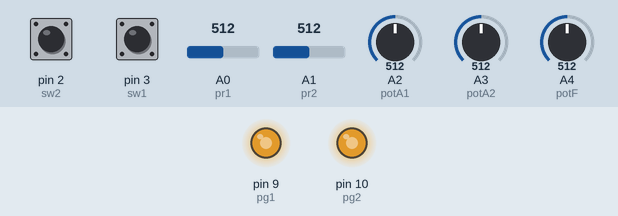
The sketch below on a simulated Arduino Uno, built with avr-gcc and run on an emulated ATmega328P. Shown: output pins drawn as LEDs (lit = HIGH). Inputs (shaded band) come from the test bench; at power-on: A1 (pr2) = 512, pin 2 (sw2) HIGH, A3 (potA2) = 512, A2 (potA1) = 512, pin 3 (sw1) HIGH, A0 (pr1) = 512, A4 (potF) = 512. What the sketch prints to the serial monitor is not drawn.

Above: at 1.28 s.
1.3 s: A1 (pr2) set to 716
4.3 s: pin 2 (sw2) pulled LOW for 0.15 s
At 5.8 s:
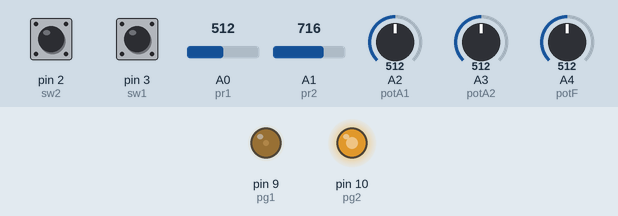
7.4 s: A3 (potA2) set to 716
At 8.09 s:
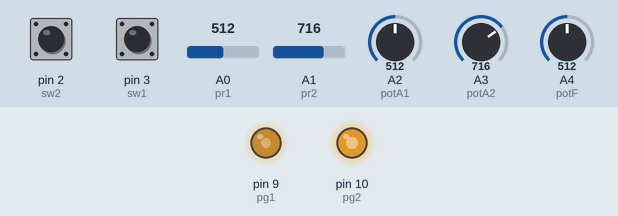
10.4 s: A2 (potA1) set to 716
At 10.95 s:
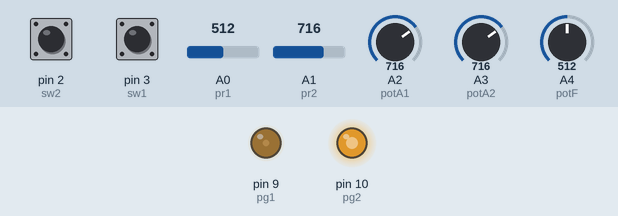
13.4 s: A1 (pr2) set to 30
At 14.42 s:
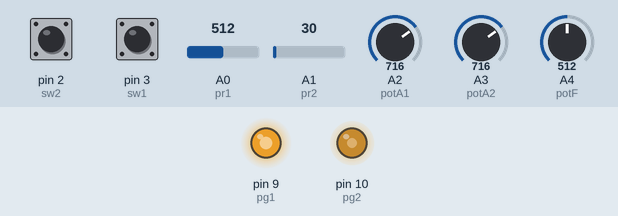
16.4 s: pin 3 (sw1) pulled LOW for 1 s
At 17.57 s:
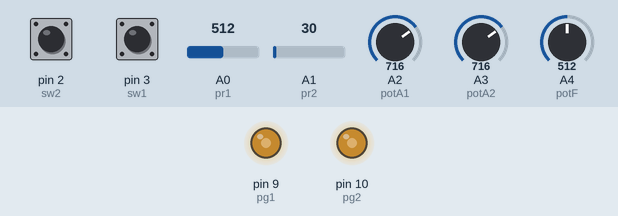
Timing chart, 0 to 20.4 s (numbered marks = the images above; inputs shaded):
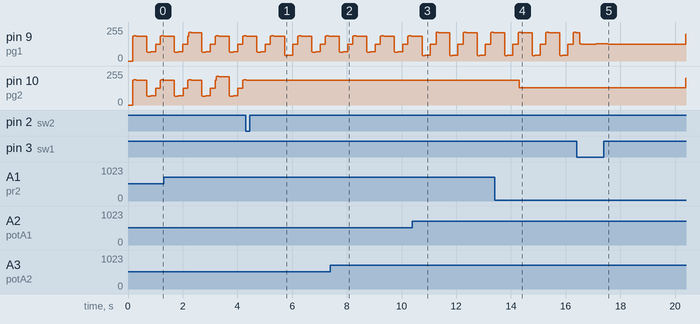

The sketch:

ondasPWM.ino
```cpp
/* DISPOSITIVOS HARDWARE E INTERFACES
 * Práctica 6: Generación PWM y adquisición de señales *
 * Autores: Enrique Goberna García / Diego Noceda Davila
 * Fecha: XX/XX/2015
 *
 */

#include <MsTimer2.h>

const float pi= 3.1416;
const unsigned int Ts= 5; // Intervalo entre puntos generados ms
const unsigned int Tg= 5; // Intervalo entre puntos leidos
const unsigned int Vm= 50; // Voltaje máximo*10 en V

volatile unsigned int n= 0; // Número del punto (0 a N-1)
volatile unsigned int ch[6]; // Valores calculados

//Variables de las señales
unsigned const int dc = 512;
unsigned int N= 200; // Número de puntos por ciclo
unsigned int Ns[4] = {200,200,200,200};
unsigned int Am1= 0;
unsigned int Am2= 0;

//Potenciómetros
const int potA1 = A2;
const int potA2 = A3;
const int potF = A4;
//Switches
const int sw1 = 3;
const int sw2 = 2;
//Seleccion de señales
int sel1=0;
int sel2=0;
//PWM
const int pg1 = 9;
const int pg2 = 10;

const int pr1 = A0;
const int pr2 = A1;
//Señales
unsigned int sg1, sr1, sg2, sr2;
float xmed1 = 0, xmed2 = 0, xef1 = 0, xef2 = 0;
float acumMed1 = 0, acumMed2 = 0, acumEf1 = 0, acumEf2 = 0;

void setup() {
  Serial.begin(1000000);
  //Serial.begin(9600);

  pinMode(sw1, INPUT_PULLUP);
  pinMode(sw2, INPUT_PULLUP);

  MsTimer2::set(Ts, actualizar); // Int. Timer2 cada Ts ms
  MsTimer2::start();
}

void loop() {
  Am1 = map(analogRead(potA1), 0, 1023, 0, 511);
  Am2 = map(analogRead(potA2), 0, 1023, 0, 511);

  if (digitalRead(sw1) == LOW){
    while(digitalRead(sw1) != HIGH);
    sel1 = sel1+1;
    if (sel1 == 4)
      sel1 = 0;
  }

  if (digitalRead(sw2) == LOW){
    while(digitalRead(sw2) != HIGH);
    sel2 = sel2+1;
    if (sel2 == 4)
      sel2 = 0;
  }

  //N = map(analogRead(potF), 0, 1023, 50, 4000);
  Ns[0] = analogRead(potF);
  delay(50);
  Ns[1] = analogRead(potF);
  delay(50);
  Ns[2] = analogRead(potF);
  delay(50);
  Ns[3] = analogRead(potF);
  delay(50);
  //N = analogRead(potF);
  //sN = map(Ns[0] + Ns[1] + Ns[2] + Ns[3] /4, 0, 1023, 50, 4000);
}

void actualizar() {
  if(sel1 == 0)
    sg1 = dc + Am1*sin(n*2*pi/N);
  if(sel1 == 1){
    if (n < N/4) sg1 = (float)dc - Am1*(0 - (float)4*n/N);
    else if (n < 3*N/4) sg1 = (float)dc + Am1*(2 - (float)4*n/N);
    else if (n < N) sg1 = (float)dc - Am1*(4 - (float)4*n/N);
  }
  if(sel1 == 2){
    if (n<N/2) sg1 = dc - Am1;
    else sg1 = dc + Am1;
  }
  if(sel1 == 3)
     sg1 = Am1*2;

  if(sel2 == 0)
    sg2 = dc + Am2*sin(n*2*pi/N);
  if(sel2 == 1){
    if (n < N/4) sg2 = (float)dc - Am2*(0 - (float)4*n/N);
    else if (n < 3*N/4) sg2 = (float)dc + Am2*(2 - (float)4*n/N);
    else if (n < N) sg2 = (float)dc - Am2*(4 - (float)4*n/N);
  }
  if(sel2 == 2){
    //sg2 = dc + Am2;
    if (n<N/2) sg2 = dc - Am2;
    else sg2 = dc + Am2;
  }
  if(sel2 == 3)
     sg2 = Am2*2;

  sg1 = map(sg1, 0, 1023, 0, 255);
  analogWrite(pg1, sg1);
  ch[0] = analogRead(pr1);

  sg2 = map(sg2, 0, 1023, 0, 255);
  analogWrite(pg2, sg2);
  ch[1] = analogRead(pr2);

  //Valores medio y eficaz
  acumMed1 = (acumMed1 + ch[0]);
  acumEf1 = (acumEf1 + ch[0]*ch[0]);

  acumMed2 = (acumMed2 + ch[1]);
  acumEf2 = (acumEf2 + ch[1]*ch[1]);

  if(n++==N){
    xmed1 = acumMed1/N;
    xmed2 = acumMed2/N;
    acumMed1 = 0;
    acumMed2 = 0;
    xef1 = (sqrt(acumEf1/N));
    xef2 = (sqrt(acumEf2/N));
    acumEf1 = 0;
    acumEf2 = 0;
    n = 0;
  }

  ch[2] = xmed1;
  ch[3] = xmed2;
  ch[4] = xef1;
  ch[5] = xef2;

    //if (n++== N) { // Incrementa número índice del punto
   //   n= 0;
   // }
    // Envía mensaje de datos cada Ts ms a Visorduino
    Serial.print("A6"); // Cabecera de mensaje
    Serial.write(Ts); // Envía intervalo tiempo Ts
    Serial.write(Vm); // Envía voltaje máximo
    for (int i=0; i<6; i++) {
      Serial.write(ch[i] & 0xFF); //  Envía Byte bajo de Chi
      Serial.write((ch[i] >> 8) & 0x03); // y byte alto
    }

}
```

Measured:
- after the input at 4.3 s, pin 10 (pg2): goes on until 4.3 s, then stays 184/255
- after the input at 7.4 s, pin 10 (pg2): stays 184/255 (without the input it goes to 168/255 after 3.0 s)
- after the input at 10.4 s, pin 10 (pg2): stays 184/255 (without the input it goes to 189/255 after 3.0 s)
- after the input at 13.4 s, pin 10 (pg2): 184/255 → 130/255 after 0.90 s, → 129/255 0.10 s later, → 128/255 0.07 s later
- after the input at 16.4 s, pin 10 (pg2): stays 128/255 (without the input it goes to 102/255 after 3.3 s)
